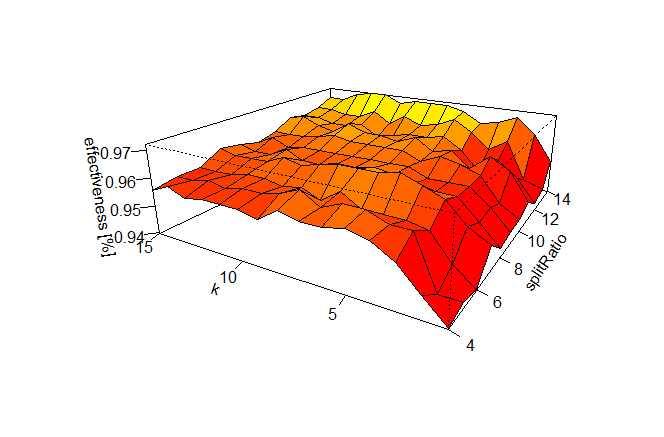

The R source for this figure:
library(class)

data <- read.csv(file="breast-cancer-wisconsin.data",head=TRUE,sep=",")
data <- data[!apply(data,1,function(x)any('?' %in% c(x))),]
dataSize = nrow(data)
data <- data[sample(dataSize),]
data.orig <- data

data <- data.orig
data <- scale(data[,c(2:6, 8:10)])

ncol(data)
colnames(data) <- c("clump thickness","cell size","cell shape",
                    "marginal adhesion","Single Epithelial Cell Size",
                    "Bland Chromatin","Normal Nucleoli","Mitoses") #,"class")
colnames(data)

getSuccessRatio <- function (splitRate, knn_k ) {
  print(splitRate-1)
  
  dataInEachPart = ceiling(nrow(data) / splitRate)
  successRates = rep(NA, splitRate)
  for ( x in 1:splitRate-1) {  
    testSetIndexes = c((x*dataInEachPart):((x+1)*(dataInEachPart -1)))
    trainingSet = data[-c(testSetIndexes),]
    clasifier = factor(c(data.orig[-c(testSetIndexes),11]))
    testSet = data[c(testSetIndexes),]
    
    data.knn <- knn(trainingSet, testSet, clasifier, k = knn_k, prob=TRUE)
    data.knn  
    data.knn.diff = data.orig[c(testSetIndexes),11]-(as.integer(data.knn[1:(dataInEachPart-1)])*2)
    data.knn.diff.ok = length(which(data.knn.diff == 0))
    data.knn.diff.ok = length(data.knn.diff[data.knn.diff == 0])
    data.knn.diff.bad = length(which(data.knn.diff != 0))
    print(x)
    print(data.knn.diff.ok)
    print(data.knn.diff.bad)
    print(data.knn.diff.ok / (data.knn.diff.ok+data.knn.diff.bad))
    successRates[x+1] <- data.knn.diff.ok / (data.knn.diff.ok+data.knn.diff.bad)
  }

  mean(successRates)
  
}



successRatios = getSuccessRatio(4,1)


ks <- 1:15
testSetProportions <- seq(4, 14, 1)
repetitions = 20

successRates <- outer( testSetProportions, ks, Vectorize(getSuccessRatio))
# successRates <- successRatesSum / repetitions

ncols <- ncol(successRates)
nrows <- nrow(successRates)
jet.colors <- colorRampPalette(c("red", "red", "yellow"))
colorCount <- 100
color <- jet.colors(colorCount)
zfacet <- successRates[-1, -1] + successRates[-1, -ncols] + successRates[-nrows, -1] + successRates[-nrows, -ncols]
facetcol <- cut(zfacet, colorCount)

drawPlot <- function() {
  persp(testSetProportions, ks , successRates, theta = -60, phi = 20, expand = 0.3, col = color[facetcol],
        ticktype = "detailed",
        xlab = "splitRatio", ylab = "k", zlab = "effectiveness [%]")
}
drawPlot()
